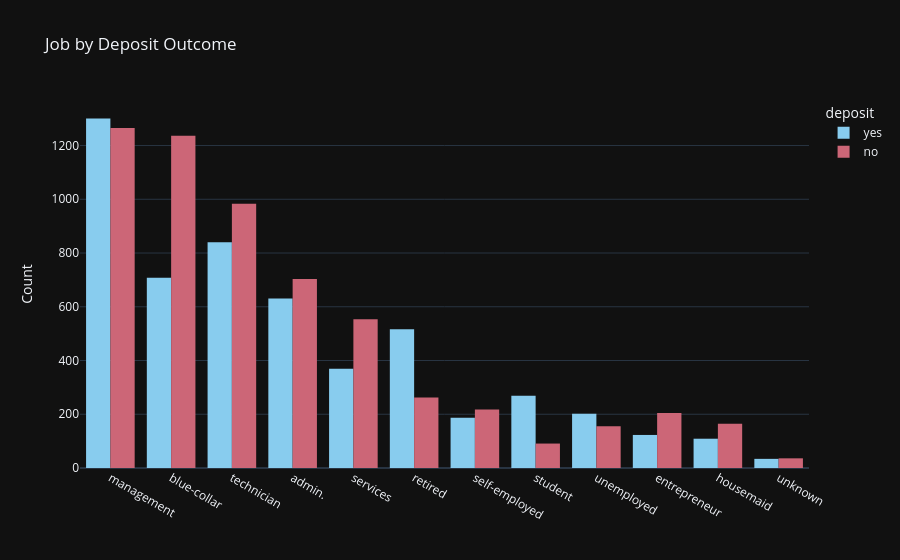
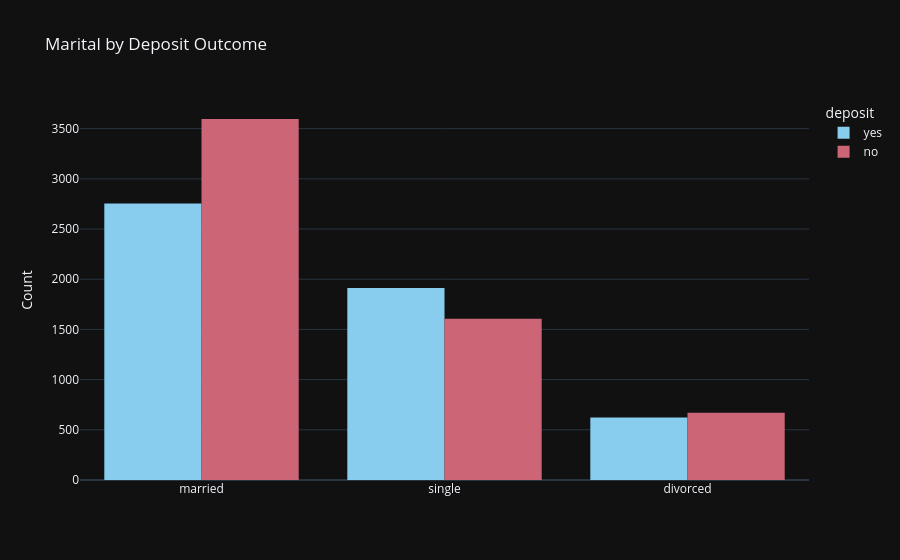
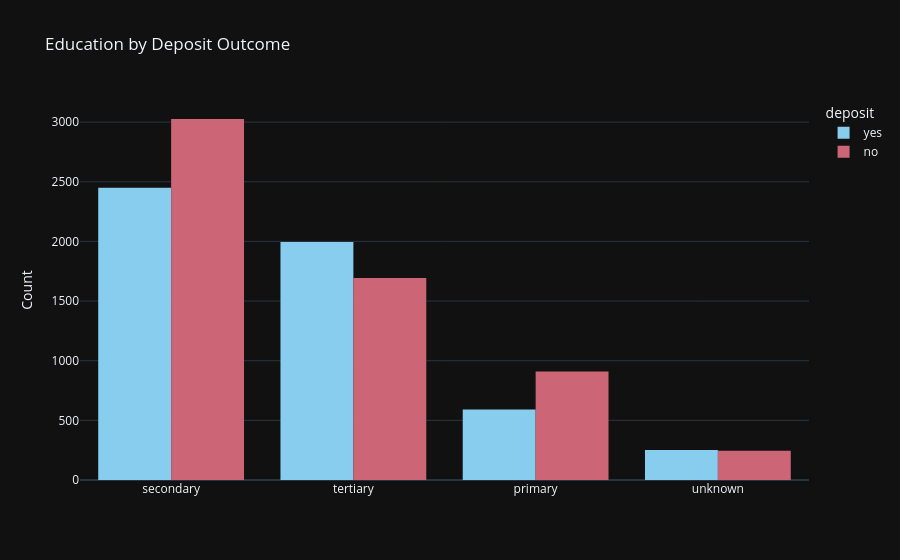
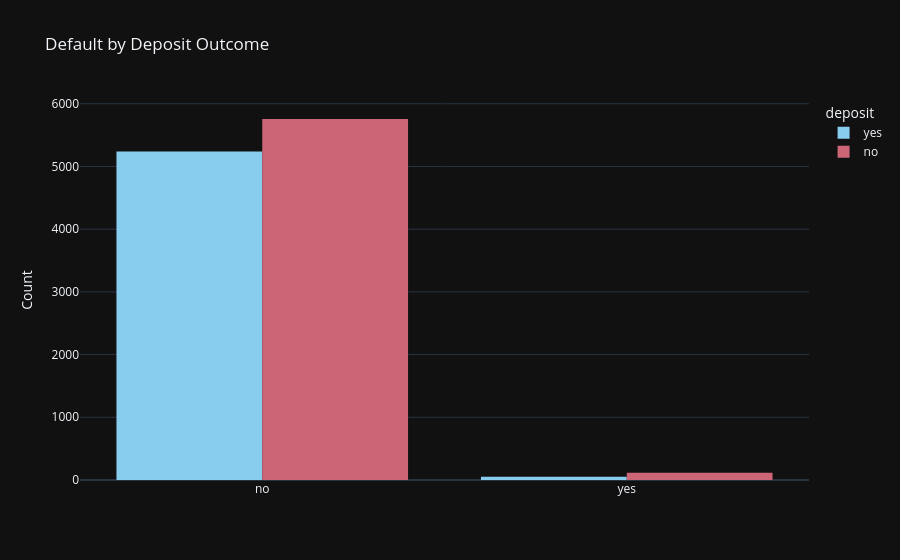

Notebook source saved alongside these figures, in order:
### Code cell
cat_cols = df.select_dtypes(include=['object']).columns.tolist()
if 'month' in cat_cols:
    cat_cols.remove('month')

for col in cat_cols:
    fig = px.histogram(df, x=col, color='deposit', barmode='group',
                       title=f'{col.capitalize()} by Deposit Outcome',
                       category_orders={col: df[col].value_counts().index.tolist()},
                       color_discrete_sequence=px.colors.qualitative.Safe)
    fig.update_layout(xaxis_title='', yaxis_title='Count', template='plotly_dark')
    fig.show()

### Figure 1 — Plotly figure (JSON) as saved in the notebook; plotly's stock layout.template omitted (floating-point values rounded to 4 significant figures; data arrays with more than 128 entries replaced by an {"elided": "..."} marker saying what was removed)
{"data": [{"alignmentgroup": "True", "bingroup": "x", "hovertemplate": "deposit=yes<br>job=%{x}<br>count=%{y}<extra></extra>", "legendgroup": "yes", "marker": {"color": "rgb(136, 204, 238)", "pattern": {"shape": ""}}, "name": "yes", "offsetgroup": "yes", "orientation": "v", "showlegend": true, "type": "histogram", "x": {"elided": "5289 str values"}, "xaxis": "x", "yaxis": "y"}, {"alignmentgroup": "True", "bingroup": "x", "hovertemplate": "deposit=no<br>job=%{x}<br>count=%{y}<extra></extra>", "legendgroup": "no", "marker": {"color": "rgb(204, 102, 119)", "pattern": {"shape": ""}}, "name": "no", "offsetgroup": "no", "orientation": "v", "showlegend": true, "type": "histogram", "x": {"elided": "5873 str values"}, "xaxis": "x", "yaxis": "y"}], "layout": {"barmode": "group", "legend": {"title": {"text": "deposit"}, "tracegroupgap": 0}, "title": {"text": "Job by Deposit Outcome"}, "xaxis": {"anchor": "y", "categoryarray": ["management", "blue-collar", "technician", "admin.", "services", "retired", "self-employed", "student", "unemployed", "entrepreneur", "housemaid", "unknown"], "categoryorder": "array", "domain": [0, 1], "title": {"text": ""}}, "yaxis": {"anchor": "x", "domain": [0, 1], "title": {"text": "Count"}}}}

### Figure 2 — Plotly figure (JSON) as saved in the notebook; plotly's stock layout.template omitted (floating-point values rounded to 4 significant figures; data arrays with more than 128 entries replaced by an {"elided": "..."} marker saying what was removed)
{"data": [{"alignmentgroup": "True", "bingroup": "x", "hovertemplate": "deposit=yes<br>marital=%{x}<br>count=%{y}<extra></extra>", "legendgroup": "yes", "marker": {"color": "rgb(136, 204, 238)", "pattern": {"shape": ""}}, "name": "yes", "offsetgroup": "yes", "orientation": "v", "showlegend": true, "type": "histogram", "x": {"elided": "5289 str values"}, "xaxis": "x", "yaxis": "y"}, {"alignmentgroup": "True", "bingroup": "x", "hovertemplate": "deposit=no<br>marital=%{x}<br>count=%{y}<extra></extra>", "legendgroup": "no", "marker": {"color": "rgb(204, 102, 119)", "pattern": {"shape": ""}}, "name": "no", "offsetgroup": "no", "orientation": "v", "showlegend": true, "type": "histogram", "x": {"elided": "5873 str values"}, "xaxis": "x", "yaxis": "y"}], "layout": {"barmode": "group", "legend": {"title": {"text": "deposit"}, "tracegroupgap": 0}, "title": {"text": "Marital by Deposit Outcome"}, "xaxis": {"anchor": "y", "categoryarray": ["married", "single", "divorced"], "categoryorder": "array", "domain": [0, 1], "title": {"text": ""}}, "yaxis": {"anchor": "x", "domain": [0, 1], "title": {"text": "Count"}}}}

### Figure 3 — Plotly figure (JSON) as saved in the notebook; plotly's stock layout.template omitted (floating-point values rounded to 4 significant figures; data arrays with more than 128 entries replaced by an {"elided": "..."} marker saying what was removed)
{"data": [{"alignmentgroup": "True", "bingroup": "x", "hovertemplate": "deposit=yes<br>education=%{x}<br>count=%{y}<extra></extra>", "legendgroup": "yes", "marker": {"color": "rgb(136, 204, 238)", "pattern": {"shape": ""}}, "name": "yes", "offsetgroup": "yes", "orientation": "v", "showlegend": true, "type": "histogram", "x": {"elided": "5289 str values"}, "xaxis": "x", "yaxis": "y"}, {"alignmentgroup": "True", "bingroup": "x", "hovertemplate": "deposit=no<br>education=%{x}<br>count=%{y}<extra></extra>", "legendgroup": "no", "marker": {"color": "rgb(204, 102, 119)", "pattern": {"shape": ""}}, "name": "no", "offsetgroup": "no", "orientation": "v", "showlegend": true, "type": "histogram", "x": {"elided": "5873 str values"}, "xaxis": "x", "yaxis": "y"}], "layout": {"barmode": "group", "legend": {"title": {"text": "deposit"}, "tracegroupgap": 0}, "title": {"text": "Education by Deposit Outcome"}, "xaxis": {"anchor": "y", "categoryarray": ["secondary", "tertiary", "primary", "unknown"], "categoryorder": "array", "domain": [0, 1], "title": {"text": ""}}, "yaxis": {"anchor": "x", "domain": [0, 1], "title": {"text": "Count"}}}}

### Figure 4 — Plotly figure (JSON) as saved in the notebook; plotly's stock layout.template omitted (floating-point values rounded to 4 significant figures; data arrays with more than 128 entries replaced by an {"elided": "..."} marker saying what was removed)
{"data": [{"alignmentgroup": "True", "bingroup": "x", "hovertemplate": "deposit=yes<br>default=%{x}<br>count=%{y}<extra></extra>", "legendgroup": "yes", "marker": {"color": "rgb(136, 204, 238)", "pattern": {"shape": ""}}, "name": "yes", "offsetgroup": "yes", "orientation": "v", "showlegend": true, "type": "histogram", "x": {"elided": "5289 str values"}, "xaxis": "x", "yaxis": "y"}, {"alignmentgroup": "True", "bingroup": "x", "hovertemplate": "deposit=no<br>default=%{x}<br>count=%{y}<extra></extra>", "legendgroup": "no", "marker": {"color": "rgb(204, 102, 119)", "pattern": {"shape": ""}}, "name": "no", "offsetgroup": "no", "orientation": "v", "showlegend": true, "type": "histogram", "x": {"elided": "5873 str values"}, "xaxis": "x", "yaxis": "y"}], "layout": {"barmode": "group", "legend": {"title": {"text": "deposit"}, "tracegroupgap": 0}, "title": {"text": "Default by Deposit Outcome"}, "xaxis": {"anchor": "y", "categoryarray": ["no", "yes"], "categoryorder": "array", "domain": [0, 1], "title": {"text": ""}}, "yaxis": {"anchor": "x", "domain": [0, 1], "title": {"text": "Count"}}}}
